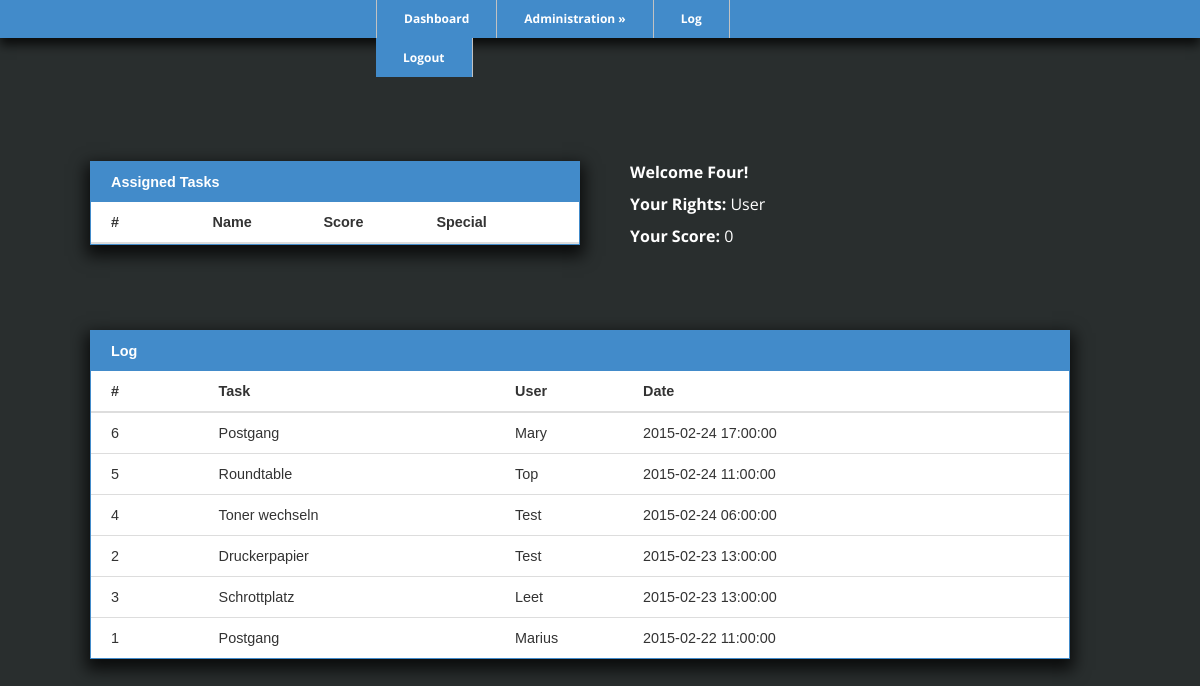
Page /index.php (signed in) on the committed database.
### tables this page shows
CREATE TABLE IF NOT EXISTS `users` (
  `user_id` int(11) NOT NULL,
  `firstname` varchar(30) NOT NULL,
  `lastname` varchar(30) NOT NULL,
  `level` tinyint(1) NOT NULL,
  `driver` tinyint(1) NOT NULL,
  `available` tinyint(1) NOT NULL,
  `score` int(11) NOT NULL
);

CREATE TABLE IF NOT EXISTS `log` (
`log_id` int(11) NOT NULL,
  `task_id` int(11) NOT NULL,
  `user_id` int(11) NOT NULL,
  `date` datetime NOT NULL,
  `done` tinyint(1) NOT NULL
);

CREATE TABLE IF NOT EXISTS `tasks` (
  `task_id` int(11) NOT NULL,
  `name` varchar(30) NOT NULL,
  `score` int(11) NOT NULL,
  `special` tinyint(1) NOT NULL
);

### MySQLCredentials.php (called while the page is built, shortened)
<?php
	$users = 'users';
	$tasks = 'tasks';
	$log = 'log';
?>

### log-tableview.php (the view, shortened to what this page needs)
<?php
	include 'MySQLCredentials.php';
	$query = $connection->query("SELECT * FROM $log a INNER JOIN $users b ON a.user_id = b.user_id INNER JOIN $tasks c ON a.task_id = c.task_id WHERE a.done='1' ORDER BY date DESC");
	echo '<div class=\'log\'><table>
	  <thead>
		<tr><th colspan=\'6\'>Log</th></tr>
		<tr>
		  <th>#</th>
		  <th>Task</th>
		  <th>User</th>
		  <th colspan=\'2\'>Date</th>
		</tr>
	  </thead>
	  <tbody>';
	  while ($row = $query->fetch_array(MYSQLI_ASSOC)) {
	echo '
		<tr>
			<td>' . $row['log_id'] . '</td>
			<td>' . $row['name'] . '</td>
			<td>' . $row['firstname'] . '</td>
			<td>' . $row['date'] . '</td>
		  <td>';
		  echo '</td>
		</tr>';
	  }
	echo '</tbody></table></div>';
?>

### index.php (shortened to what this page needs)
<!DOCTYPE html>
<html lang="en">
	<body>
	<?php
		include('session.php');
	?>
		<div id="outer">
			<div id="middle">
				<div id="welcomemessage">
					<div class='smallcard'>
						<?php
							if($_SESSION['rights'] == 1) {
								include('task-assign-table.html');
							} else {
								include('users-tasks.php');
							}
						?>
					</div>
					<div class="smallcard">
						<div id="welcomestring">
							<p>
								<b id="welcome">Welcome <?php echo $_SESSION['user_name'] . '!'; ?></b>
							</p>
							<p>
								<b>Your Rights:</b>
								<?php if($_SESSION['rights'] == 1) { echo ' Admin'; } else { echo ' User'; } ?>
							</p>
							<?php if($_SESSION['rights'] == 0) {
							echo'<p>
								<b>Your Score:</b> ';
									include 'MySQLConnect.php';
									$id = $_SESSION['user_id'];
									if($query = $connection->query("SELECT score from $users WHERE user_id='$id'")) {
										echo $query->fetch_array(MYSQLI_ASSOC)['score'];
									} else {
										echo $connection->errorno . ": " . $connection->error . "\n";
										$connection->close();
										exit;
									}
							}
								?>
							</p>
						</div>
					</div>
				</div>
				<div id="dashboard">
					<div class="card">
						<?php
							include('log-tableview.php');
						?>
					</div>
				</div>
			</div>
		</div>
	</body>
</html>

### style.css (style rules this page uses)
* { margin:0; padding:0; }
body { background-color: #292e2e; font-family: 'Open Sans', sans-serif; color: #FFFFFF; }
p { margin: 10px; }
a { text-decoration:none; color:#6495ed; }
b { font-weight: bold; }
table { color: #333; font-family: sans-serif; font-size: .9em; font-weight: 300; text-align: left; line-height: 40px; border-spacing: 0; border: 1px solid #428bca; background: #fff; width: 100%; margin: 20px auto; -webkit-box-shadow: 0px 7px 15px 4px rgba(0,0,0,0.75); -moz-box-shadow: 0px 7px 15px 4px rgba(0,0,0,0.75); box-shadow: 0px 7px 15px 4px rgba(0,0,0,0.75); }
thead tr:first-child { background: #428bca; color: #fff; border: none; }
th { font-weight: bold; }
th:first-child, td:first-child { padding: 0 15px 0 20px; }
thead tr:last-child th { border-bottom: 2px solid #ddd; }
tbody tr:last-child td { border: none; }
tbody td { border-bottom: 1px solid #ddd; }
td:last-child { text-align: right; padding-right: 10px; }
#nav { position: relative; width: 450px; height: 39px; margin: -1px auto; }
.navi { background-color: #428bca; -webkit-box-shadow: 0px 7px 10px 0px rgba(0,0,0,0.75); -moz-box-shadow: 0px 7px 10px 0px rgba(0,0,0,0.75); box-shadow: 0px 7px 10px 0px rgba(0,0,0,0.75); }
ul#navigation { margin:0px auto; border-left:1px solid #c4dbe7; border-right:1px solid #c4dbe7; }
ul#navigation li { display:inline; font-size:12px; font-weight:bold; margin:0; padding:0; float:left; position:relative; border-bottom:0px solid #c4dbe7; }
ul#navigation li a { padding:11px 27px; color:#FFF; text-decoration:none; display:inline-block; border-right:1px solid #C2C2C2; background: #428bca; -webkit-transition:color 0.2s linear, background 0.2s linear; -moz-transition:color 0.2s linear, background 0.2s linear; -o-transition:color 0.2s linear, background 0.2s linear; transition:color 0.2s linear, background 0.2s linear; }
ul#navigation li a.first { border-left:1px solid #C2C2C2; }
ul#navigation li a.last { border-right:1px solid #C2C2C2; }
.smallcard { width: 490px; float: left; text-align: left; margin: 5px 15px 5px 15px; padding: 5px; border-radius:6px; }
.card { width: 980px; float: left; text-align: center; margin: 5px; padding: 5px; border-radius:6px; margin-left: 15px; margin-right: 15px; }
#outer { display: table; position: absolute; height: 90%; width: 100%; }
#welcomemessage { width: 1060px; border-radius:10px; border:0px solid #ccc; padding:25px 40px 25px 40px; margin-left: auto; margin-right: auto; overflow: auto; }
#dashboard { width: 1060px; margin-left: auto; margin-right: auto; overflow: auto; }
#middle { display: table-cell; vertical-align: middle; }
#welcomestring { padding-top: 10px; }

### rows in the picture
users: score "0"
log: log_id "6", task.name "Postgang", user.firstname "Mary", date "2015-02-24 17:00:00"
log: log_id "5", task.name "Roundtable", user.firstname "Top", date "2015-02-24 11:00:00"
log: log_id "4", task.name "Toner wechseln", user.firstname "Test", date "2015-02-24 06:00:00"
log: log_id "2", task.name "Druckerpapier", user.firstname "Test", date "2015-02-23 13:00:00"
log: log_id "3", task.name "Schrottplatz", user.firstname "Leet", date "2015-02-23 13:00:00"
log: log_id "1", task.name "Postgang", user.firstname "Marius", date "2015-02-22 11:00:00"

### other values in the picture
$_SESSION['user_name'] "Four"
